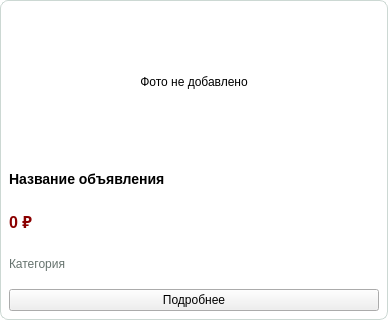
<?xml version="1.0" encoding="UTF-8"?>
<ui version="4.0">
 <class>AdCard</class>
 <widget class="QFrame" name="AdCard">
  <property name="geometry">
   <rect>
    <x>0</x>
    <y>0</y>
    <width>388</width>
    <height>320</height>
   </rect>
  </property>
  <property name="minimumSize">
   <size>
    <width>230</width>
    <height>280</height>
   </size>
  </property>
  <property name="maximumSize">
   <size>
    <width>16777215</width>
    <height>320</height>
   </size>
  </property>
  <property name="styleSheet">
   <string notr="true">QFrame#AdCard { background: white; border: 1px solid #ccd8d3; border-radius: 8px; }
QLabel { border: none; }</string>
  </property>
  <layout class="QVBoxLayout" name="cardLayout">
   <property name="spacing">
    <number>7</number>
   </property>
   <property name="leftMargin">
    <number>8</number>
   </property>
   <property name="topMargin">
    <number>8</number>
   </property>
   <property name="rightMargin">
    <number>8</number>
   </property>
   <property name="bottomMargin">
    <number>8</number>
   </property>
   <item>
    <widget class="QLabel" name="photoLabel">
     <property name="minimumSize">
      <size>
       <width>210</width>
       <height>145</height>
      </size>
     </property>
     <property name="maximumSize">
      <size>
       <width>16777215</width>
       <height>150</height>
      </size>
     </property>
     <property name="text">
      <string>Фото не добавлено</string>
     </property>
     <property name="alignment">
      <set>Qt::AlignCenter</set>
     </property>
    </widget>
   </item>
   <item>
    <widget class="QLabel" name="titleLabel">
     <property name="styleSheet">
      <string notr="true">font-weight: bold; font-size: 14px;</string>
     </property>
     <property name="text">
      <string>Название объявления</string>
     </property>
     <property name="wordWrap">
      <bool>true</bool>
     </property>
    </widget>
   </item>
   <item>
    <widget class="QLabel" name="priceLabel">
     <property name="styleSheet">
      <string notr="true">font-size: 16px; font-weight: bold; color: #8B0000</string>
     </property>
     <property name="text">
      <string>0 ₽</string>
     </property>
    </widget>
   </item>
   <item>
    <widget class="QLabel" name="categoryLabel">
     <property name="styleSheet">
      <string notr="true">color: #66736e;</string>
     </property>
     <property name="text">
      <string>Категория</string>
     </property>
    </widget>
   </item>
   <item>
    <widget class="QPushButton" name="detailsButton">
     <property name="text">
      <string>Подробнее</string>
     </property>
    </widget>
   </item>
  </layout>
 </widget>
 <resources/>
 <connections/>
</ui>
